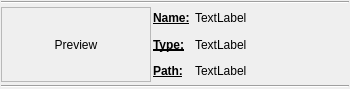
<?xml version="1.0" encoding="UTF-8"?>
<ui version="4.0">
 <class>qwShotNode</class>
 <widget class="QWidget" name="qwShotNode">
  <property name="geometry">
   <rect>
    <x>0</x>
    <y>0</y>
    <width>350</width>
    <height>89</height>
   </rect>
  </property>
  <property name="windowTitle">
   <string>Shot Node</string>
  </property>
  <layout class="QGridLayout" name="gridLayout_2">
   <property name="margin">
    <number>1</number>
   </property>
   <property name="spacing">
    <number>2</number>
   </property>
   <item row="2" column="0">
    <layout class="QHBoxLayout" name="hlShotNode">
     <property name="spacing">
      <number>2</number>
     </property>
     <item>
      <widget class="QLabel" name="lPreview">
       <property name="minimumSize">
        <size>
         <width>150</width>
         <height>75</height>
        </size>
       </property>
       <property name="maximumSize">
        <size>
         <width>150</width>
         <height>75</height>
        </size>
       </property>
       <property name="contextMenuPolicy">
        <enum>Qt::DefaultContextMenu</enum>
       </property>
       <property name="frameShape">
        <enum>QFrame::StyledPanel</enum>
       </property>
       <property name="frameShadow">
        <enum>QFrame::Plain</enum>
       </property>
       <property name="lineWidth">
        <number>1</number>
       </property>
       <property name="midLineWidth">
        <number>0</number>
       </property>
       <property name="text">
        <string>Preview</string>
       </property>
       <property name="scaledContents">
        <bool>true</bool>
       </property>
       <property name="alignment">
        <set>Qt::AlignCenter</set>
       </property>
       <property name="wordWrap">
        <bool>false</bool>
       </property>
       <property name="margin">
        <number>0</number>
       </property>
       <property name="indent">
        <number>-1</number>
       </property>
      </widget>
     </item>
     <item>
      <layout class="QGridLayout" name="glShotInfo">
       <property name="spacing">
        <number>2</number>
       </property>
       <item row="0" column="0">
        <widget class="QLabel" name="lName">
         <property name="maximumSize">
          <size>
           <width>40</width>
           <height>16777215</height>
          </size>
         </property>
         <property name="font">
          <font>
           <weight>75</weight>
           <bold>true</bold>
           <underline>true</underline>
          </font>
         </property>
         <property name="text">
          <string>Name:</string>
         </property>
        </widget>
       </item>
       <item row="0" column="1">
        <widget class="QLabel" name="lNameVal">
         <property name="text">
          <string>TextLabel</string>
         </property>
        </widget>
       </item>
       <item row="1" column="0">
        <widget class="QLabel" name="lType">
         <property name="maximumSize">
          <size>
           <width>40</width>
           <height>16777215</height>
          </size>
         </property>
         <property name="font">
          <font>
           <weight>75</weight>
           <bold>true</bold>
           <underline>true</underline>
          </font>
         </property>
         <property name="text">
          <string>Type:</string>
         </property>
        </widget>
       </item>
       <item row="1" column="1">
        <widget class="QLabel" name="lTypeVal">
         <property name="text">
          <string>TextLabel</string>
         </property>
        </widget>
       </item>
       <item row="2" column="0">
        <widget class="QLabel" name="lPath">
         <property name="maximumSize">
          <size>
           <width>40</width>
           <height>16777215</height>
          </size>
         </property>
         <property name="font">
          <font>
           <weight>75</weight>
           <bold>true</bold>
           <underline>true</underline>
          </font>
         </property>
         <property name="text">
          <string>Path:</string>
         </property>
        </widget>
       </item>
       <item row="2" column="1">
        <widget class="QLabel" name="lPathVal">
         <property name="text">
          <string>TextLabel</string>
         </property>
        </widget>
       </item>
      </layout>
     </item>
    </layout>
   </item>
   <item row="0" column="0">
    <widget class="Line" name="line_2">
     <property name="orientation">
      <enum>Qt::Horizontal</enum>
     </property>
    </widget>
   </item>
   <item row="3" column="0">
    <widget class="Line" name="line">
     <property name="orientation">
      <enum>Qt::Horizontal</enum>
     </property>
    </widget>
   </item>
  </layout>
 </widget>
 <resources/>
 <connections/>
</ui>
